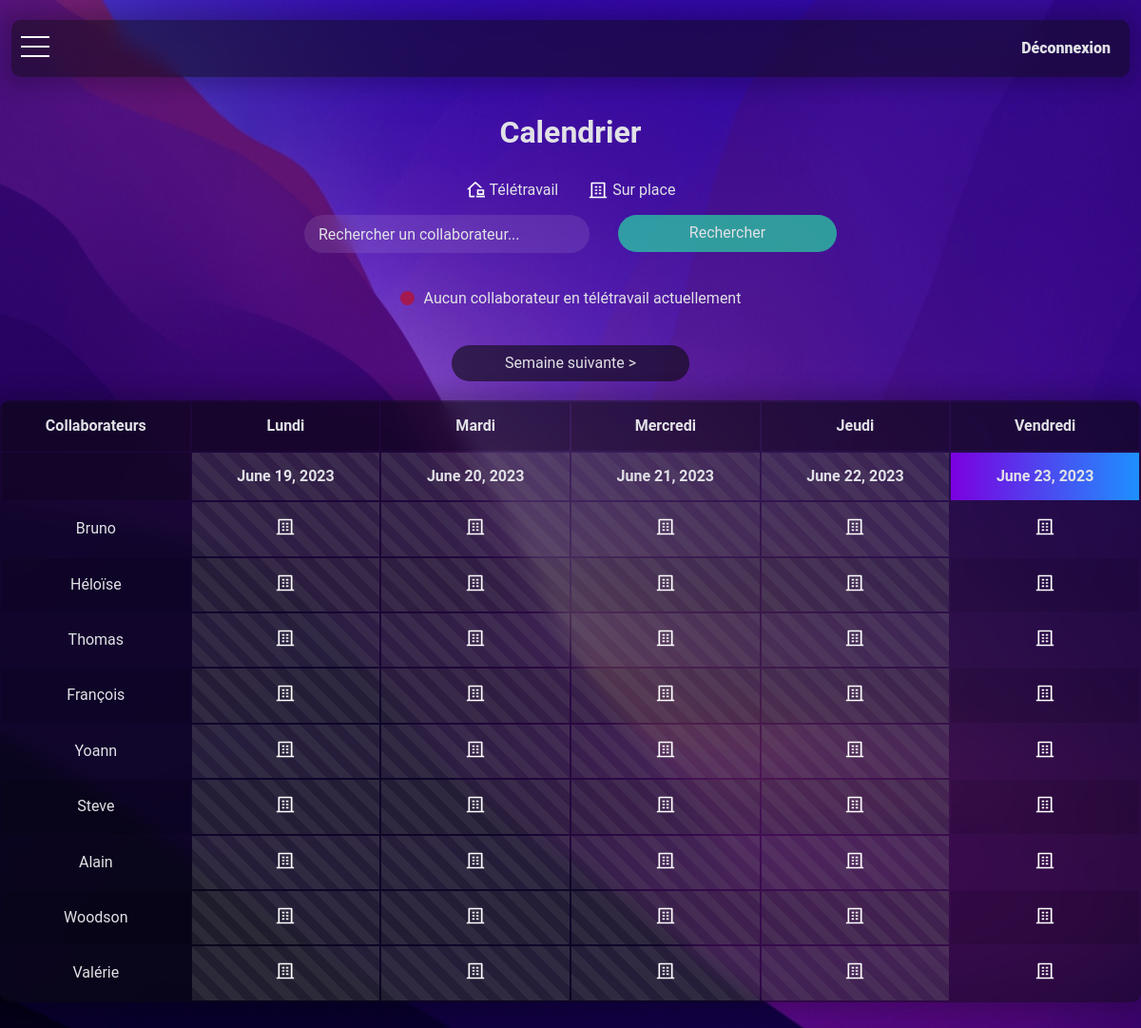
Page /calendar/ (signed in) on the committed database.
### manager/models.py (models this page shows, shortened)
class Employee(AbstractUser):
    uuid = models.UUIDField(primary_key=True, default=uuid.uuid4, editable=False)
    is_manager = models.BooleanField(default=False)
    remote_days = models.ManyToManyField(RemoteDay, blank=True)

### manager/views.py (the view)
# urls.py: path('calendar/', manager_views.calendar, name='calendar'),
@login_required
def calendar(request, next_week=0):
    query = request.GET.get('q', '')
    cleaned_query = clean_input(query) if query else ''
    show_remote = request.GET.get('show_remote', 'false') == 'true'
    today = date.today()
    if show_remote:
        employees = Employee.objects.filter(
            username__icontains=cleaned_query,
            is_superuser=False,
            remote_days__date=today,
            remote_requests__status="approved",
            remote_requests__remote_day__date=today
        )
    else:
        employees = Employee.objects.filter(
            username__icontains=cleaned_query,
            is_superuser=False
        )
    week_days = ["Lundi", "Mardi", "Mercredi", "Jeudi", "Vendredi"]
    employees_with_remote_days = [
        {
            'employee': employee,
            'remote_days': [remote_request.remote_day.date for remote_request in
                            employee.remote_requests.filter(status='approved')],
            'remote_day_strs': [remote_request.remote_day.date.strftime('%Y-%m-%d') for remote_request in
                                employee.remote_requests.filter(status='approved')],
        } for employee in employees
    ]
    today = date.today()
    week_start = today - timedelta(days=today.weekday()) + timedelta(weeks=next_week)
    week_dates = get_date_range(week_start)
    fr_holidays = holidays.France(years=[d.year for d in week_dates])
    remote_employee_count = RemoteRequest.objects.filter(
        status='approved',
        remote_day__date=today,
    ).count()
    context = {
        'employees_with_remote_days': employees_with_remote_days,
        'week_days': week_days,
        'week_dates': week_dates,
        'today': today,
        'next_week': next_week,
        'pending_requests_count': pending_requests_count(request.user),
        'remote_employee_count': remote_employee_count,
        'holidays': [holiday for holiday in fr_holidays.keys() if holiday in week_dates],
    }
    return render(request, 'calendar.html', context)

### manager/views.py (called while the page is built)
def pending_requests_count(user):
    return RemoteRequest.objects.filter(status='pending').count() if user.is_manager else 0

def get_date_range(week_start):
    return [week_start + timedelta(days=i) for i in range(5)]

### manager/templates/calendar.html (shortened to what this page needs)
{% extends 'base.html' %}
{% block content %}
{% load static %}
    <h1>Calendrier</h1>
    <ul>
        <li>
            <img src="{% static 'images/remote.svg' %}" alt="Télétravail"> Télétravail
        </li>
        <li>
            <img src="{% static 'images/onsite.svg' %}" alt="Sur place"> Sur place
        </li>
    </ul>
    <form class="search-form" method="get" action="{% url 'calendar' %}">
        <input class="searchbar" type="text" name="q" placeholder="Rechercher un collaborateur...">
        <button class="btn" type="submit">Rechercher</button>
    </form>
{% if remote_employee_count > 0 %}
<div class="remote-count">
    <div class="status">
        <div class="circle green"></div>
        <p>{{ remote_employee_count }} collaborateurs en télétravail actuellement</p>
    </div>
    <form action="{% url 'calendar' %}" method="get">
        <button class="btn-login" type="submit" name="show_remote" value="true">Montrer les collaborateurs</button>
    </form>
</div>
{% else %}
<div class="remote-count">
    <div class="status">
        <div class="circle red"></div>
        <p>Aucun collaborateur en télétravail actuellement</p>
    </div>
</div>
{% endif %}
<div class="button-container">
    <a class="btn-next" href="{% url 'calendar_next_week' next_week=next_week|add:1 %}">Semaine suivante ></a>
</div>
{% if employees_with_remote_days %}
    <table class="glass">
        <thead>
        <tr>
            <th>Collaborateurs</th>
            {% for day in week_days %}
            <th>{{ day }}</th>
            {% endfor %}
        </tr>
        <tr>
            <th></th>
            {% for date in week_dates %}
            <th {% if date == today %}class="today"{% elif date < today or date in holidays %}class="inactive-day"{% endif %}>{{ date }}</th>
            {% endfor %}
        </tr>
        </thead>
        <tbody>
        {% for employee_with_remote_days in employees_with_remote_days %}
        <tr>
            <td class="{% if employee_with_remote_days.employee.uuid == request.user.uuid %}current-user{% endif %}">{{ employee_with_remote_days.employee.username }}</td>
            {% for date in week_dates %}
            {% if date|date:"Y-m-d" in employee_with_remote_days.remote_day_strs %}
            <td class="remote-day {% if date < today or date in holidays %}inactive-day{% endif %}" ><img src="{% static 'images/remote.svg' %}" alt="Télétravail"></td>
            {% else %}
            <td {% if date < today or date in holidays %}class="inactive-day"{% endif %}><img src="{% static 'images/onsite.svg' %}" alt="Sur place"></td>
            {% endif %}
            {% endfor %}
        </tr>
        {% endfor %}
        </tbody>
    </table>
{% else %}
    <div class="error-message">Aucun collaborateurs trouvé</div>
{% endif %}
{% endblock %}

### authentication/templates/base.html (shortened to what this page needs)
<!DOCTYPE html>
<html>
<head>
    {% load static %}
    <link rel="stylesheet" href="{% static 'css/normalize.css' %}">
    <link rel="stylesheet" href="{% static 'css/style.css' %}">
    <link rel="stylesheet" href="{% static 'css/animations.css' %}">
</head>
<body>
{% if user.is_authenticated %}
<header class="glass">
    <div class="dropdown-container">
        <div class="dropdown">
            <button class="hamburger" id="hamburger">
                <span></span>
            </button>
        </div>
    </div>
    <a class="logout-button" href="{% url 'logout' %}">Déconnexion</a>
</header>
{% endif %}
<main>
    {% block content %}
    {% endblock %}
</main>
</body>
</html>

### rows in the picture
Employee: employee.username "Bruno"
Employee: employee.username "Héloïse"
Employee: employee.username "Thomas"
Employee: employee.username "François"
Employee: employee.username "Yoann"
Employee: employee.username "Steve"
Employee: employee.username "Alain"
Employee: employee.username "Woodson"
Employee: employee.username "Valérie"

### other values in the picture
{{ day }} "Lundi" "Mardi" "Mercredi" "Jeudi" "Vendredi"
{{ date }} "June 19, 2023" "June 20, 2023" "June 21, 2023" "June 22, 2023" "June 23, 2023"
